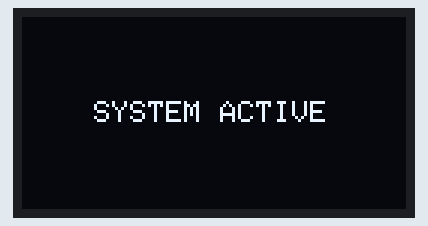
This program was run on a simulated ESP32. Parts: 128×64 one-colour display.

Above: at 0.1 s.
At 30.5 s:
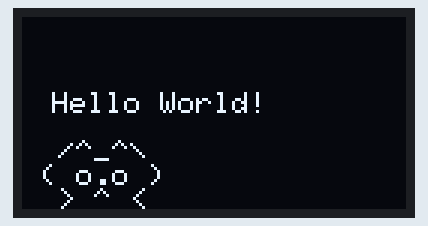

Measured:
- what the display in image 0 shows lasts 10.0 s, from 0.1 s to 10.1 s

The program:

main.cpp
```cpp
#include <Arduino.h>
#include <Wire.h>
#include <Adafruit_GFX.h>
#include <Adafruit_SSD1306.h>

#define SCREEN_WIDTH 128
#define SCREEN_HEIGHT 64
#define OLED_RESET    -1
Adafruit_SSD1306 display(SCREEN_WIDTH, SCREEN_HEIGHT, &Wire, OLED_RESET);

unsigned long flashCounter = 0;

void setup() {
  display.begin(SSD1306_SWITCHCAPVCC, 0x3C);
  display.clearDisplay();
  display.display();
}

// Render text at a given (x, y) coordinate
void drawTextLine(const char* text, int x, int y, int textSize) {
  display.setTextSize(textSize);
  display.setTextColor(WHITE);
  display.setCursor(x, y);
  display.println(text);
}

void drawFlashTransition() {
  display.fillRect(0, 0, SCREEN_WIDTH, SCREEN_HEIGHT, WHITE);
  display.display();
  delay(100);
  display.clearDisplay();
  display.setTextSize(1);
  display.setTextColor(WHITE);
  display.setCursor(10, 25);
  display.println("Hello World!");
  display.print(F(R"(
  /^_^\
 ( o.o )
  > ^ <
 SMILE :)
)"));
  display.display();
  delay(10000);
}

void loop() {
  display.clearDisplay();

  // Primary text line centered on screen
  drawTextLine("SYSTEM ACTIVE", 24, 28, 1);

  display.display();
  delay(50);

  // Flash transition every 10 seconds
  if (millis() - flashCounter > 10000) {
    drawFlashTransition();
    flashCounter = millis();
  }
}
```
